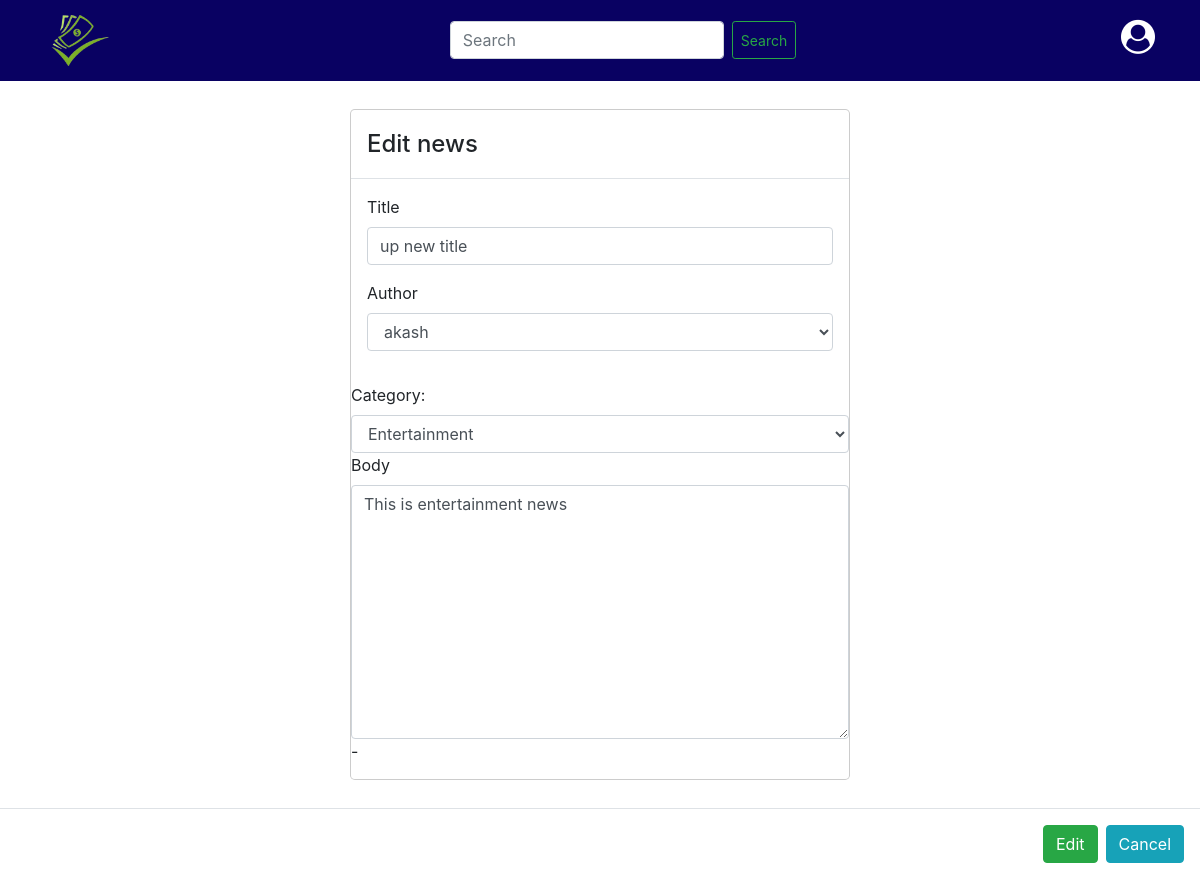
The app's page /article/15/update/ (signed in), older data.
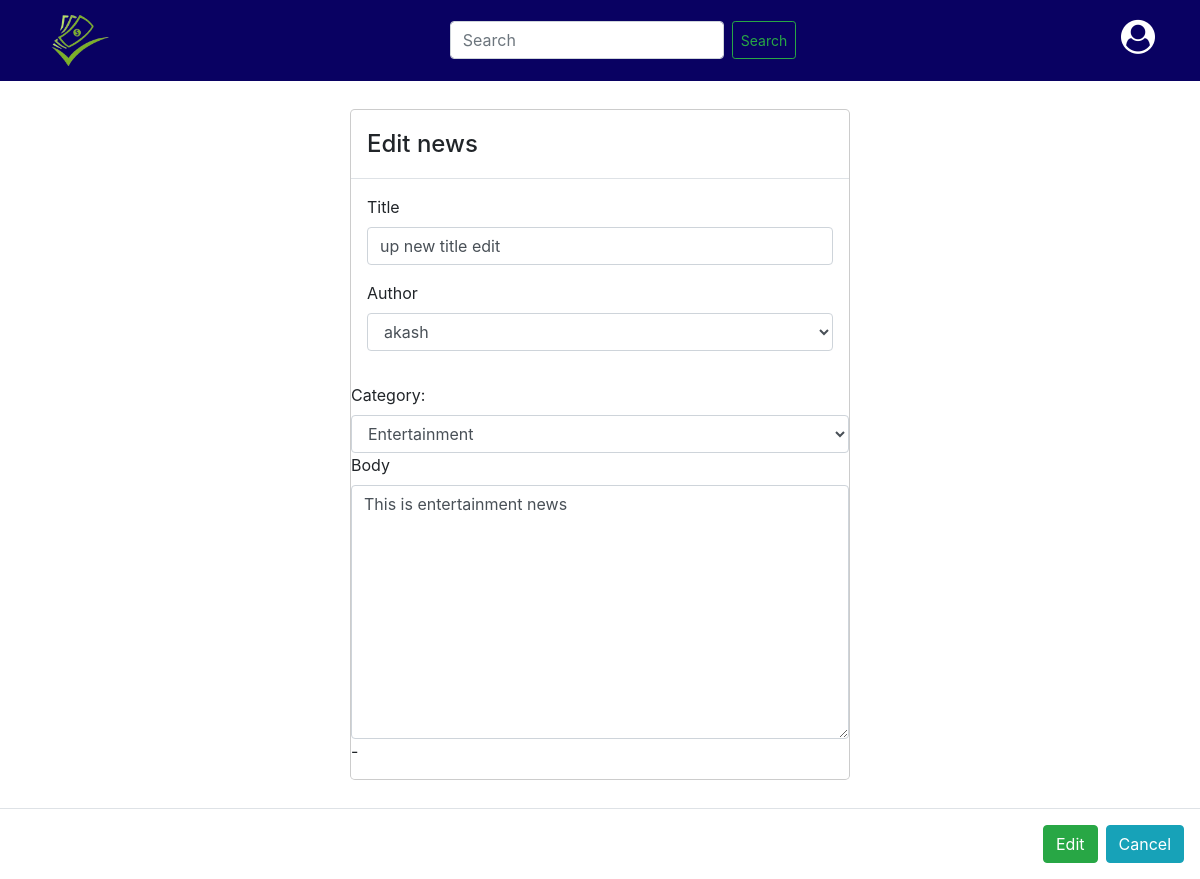
The same page, newer data.
### loginapp/models.py (models this page shows, shortened)
class Post(models.Model):
    title = models.CharField(max_length = 255)
    header_image = models.ImageField(null=True, blank=True, upload_to="loginapp\static\Images")
    auth = models.ForeignKey(User,on_delete = models.CASCADE)
    body = RichTextField(blank = True , null = True)
    category = models.CharField(max_length=255, default='Politics')

### loginapp/views.py (the view, shortened to what this page needs)
# urls.py: path('article/<int:pk>/update/',UpdatePostView.as_view(), name="update_post"),
class UpdatePostView(LoginRequiredMixin,UpdateView):
    model = Post
    form_class = EditForm
    template_name = 'loginapp/Html file/edit.html'
    success_url = reverse_lazy('dashboard')

### loginapp/forms.py
class EditForm(forms.ModelForm):
    class Meta:
        model = Post
        fields=('title', 'auth', 'category', 'body')
        widgets={
            'title': forms.TextInput(attrs={'class': 'form-control'}),
            'auth': forms.Select(attrs={'class': 'form-control'}),
            'category': forms.Select(choices=choice_list, attrs={'class': 'form-control'}),
            'body': forms.Textarea(attrs={'class': 'form-control'}),
        }

### loginapp/templates/loginapp/Html file/Edit.html (shortened to what this page needs)
{% load static %}
<!DOCTYPE html>
<html>
    <head>
        <link
          rel="stylesheet"
          type="text/css"
          href="
          {% static 'css/Dashboard.css' %}"
        />
        <link
          rel="stylesheet"
          href="https://maxcdn.bootstrapcdn.com/bootstrap/4.5.2/css/bootstrap.min.css"
        />
        <link rel="stylesheet" href="https://cdnjs.cloudflare.com/ajax/libs/font-awesome/4.7.0/css/font-awesome.min.css">
    </head>
    <body>
            <nav class="navbar navbar-expand-md navbar-dark navigation">
              <div class="container">
                <div>
                <a href="Home.html" class="navbar-brand text-warning font-weight-bold">
                  <img class ="navbar-logo" src = "{% static 'Images/logo1.png' %}">
                </a>
                </div>
                <form class="d-flex">
                  <input class="form-control" type="search" placeholder="Search" aria-label="Search">
                  <button class="btn btn-outline-success btn-sm ml-2" type="submit">Search</button>
                </form>
                <div style="margin-bottom:5px">
                  <i class="fa fa-user-circle" style="color: white; font-size: 34px;"></i>
                </div>
              </div>
            </nav>
            <form method="POST">
            <div class="modal-dialog">
                <div class="modal-content">
                  <div class="modal-header">
                    <h4 class="modal-title">Edit news</h4>
                  </div>
                  <div class="modal-body">
                    <div class="mb-3">
                      <label for="exampleFormControlInput1" class="form-label">Title</label>
                      <div
                      id="exampleFormControlInput1"
                    >{{form.title}}</div>
                    </div>
                     <div class="mb-3">
                      <label for="exampleFormControlInput1" class="form-label">Author</label>
                      <div
                      id="exampleFormControlInput1"
                      >{{form.auth}}</div>
                  </div>
                    </div>
                    <label for="sel1">Category:</label>
                    {{form.category}}
                    <div class="mb-3">
                      <label for="exampleFormControlTextarea1" class="form-label">Body</label>
                      <div
                      id="exampleFormControlTextarea1"
                      >{{form.body}}-</div>
                    </div>
                    </div>
                  </div>
                  <div class="modal-footer">
                    <button  class="btn btn-success">
                  Edit
                  </button>
                    <a href="{% url 'dashboard' %}" class="btn btn-info">Cancel</a>
                  </div>
              </form>
    </body>
</html>

Row changes from the older to the newer data that the page shows:
changed Post "akash": title "up new title" → "up new title edit"
